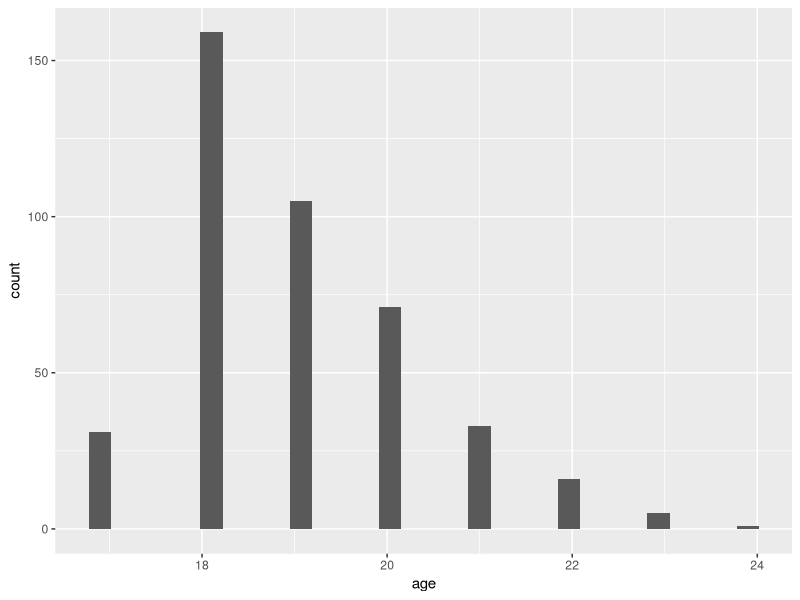
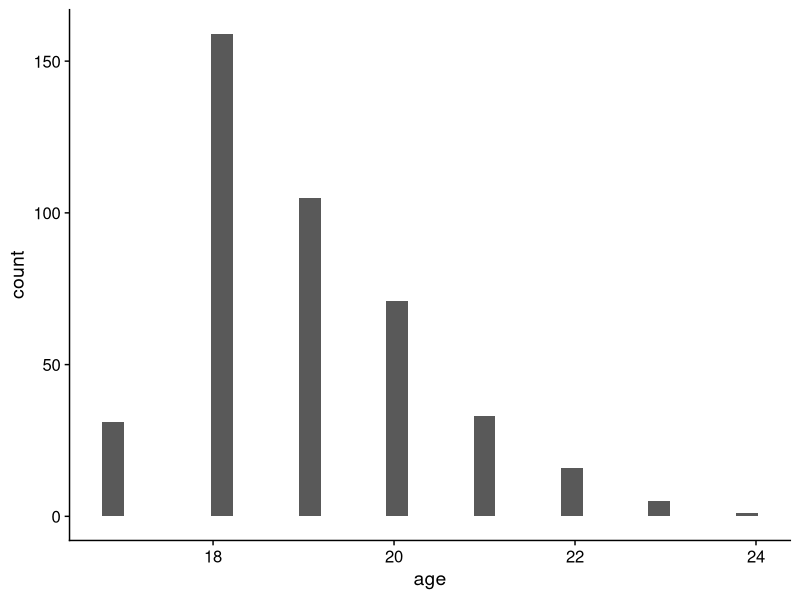
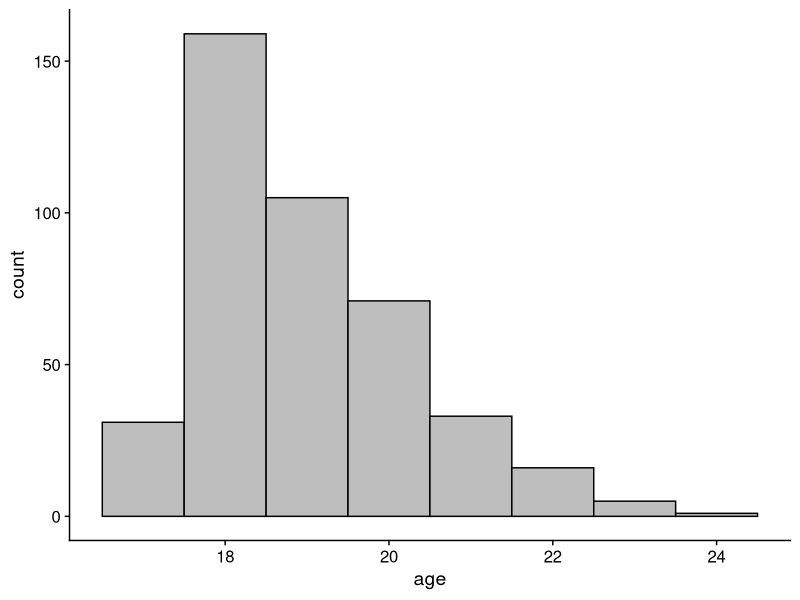
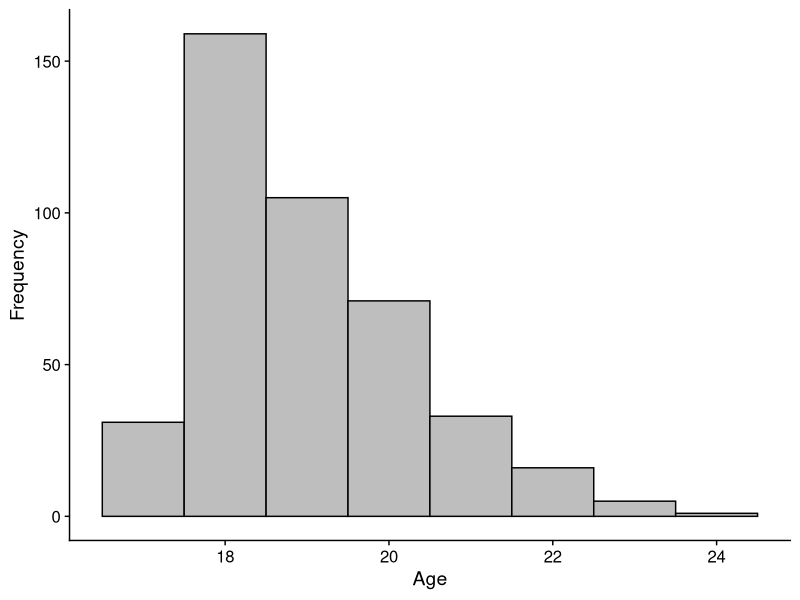
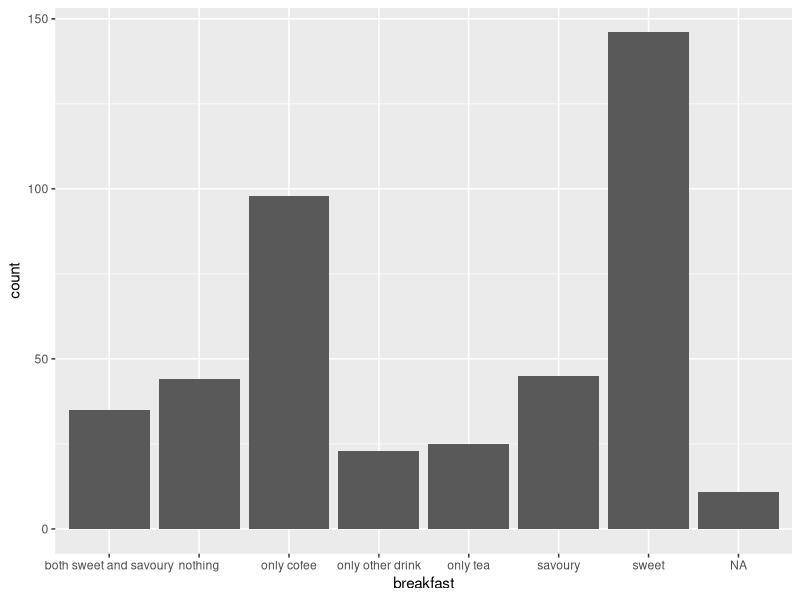
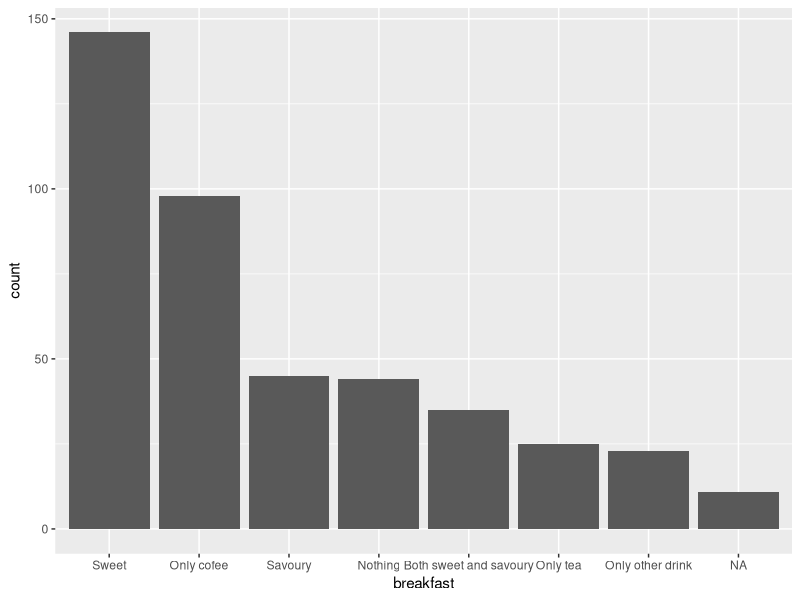
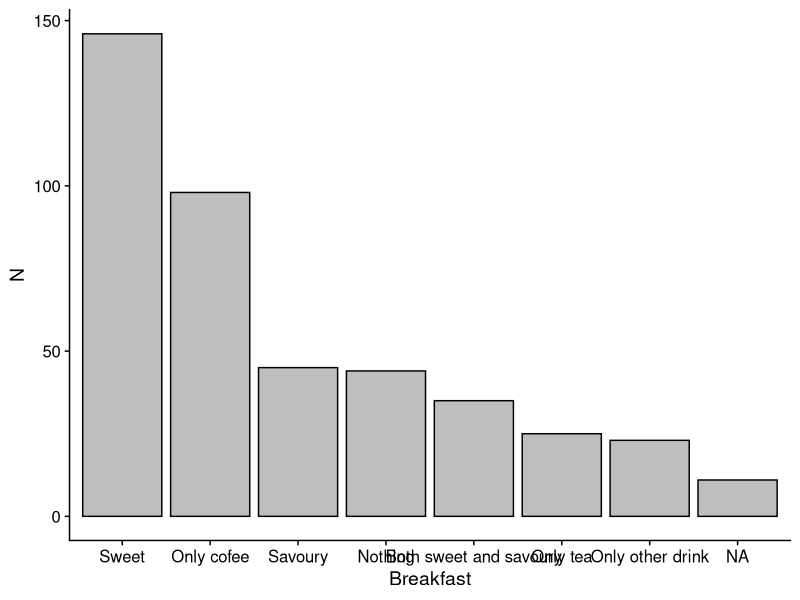
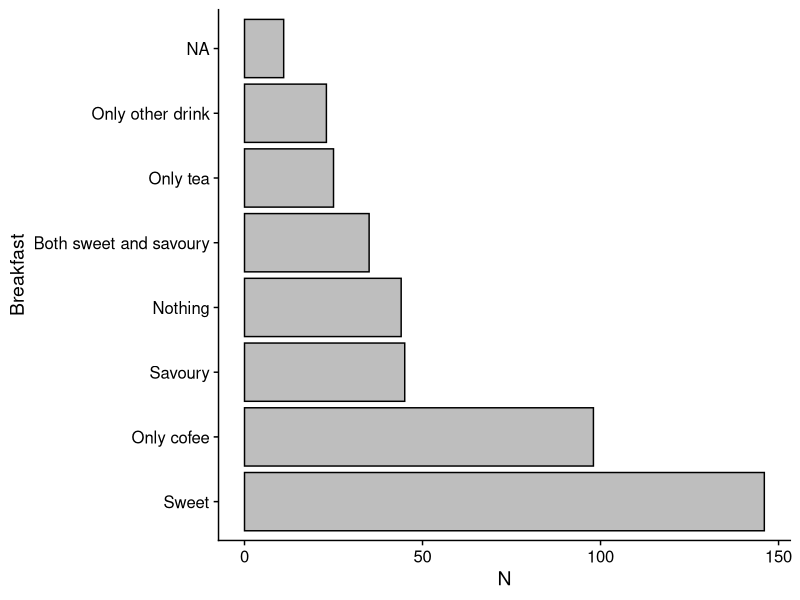

Reproduce these figures in R, in order.
## ---- chunk 1
set.seed(1)
library(tidyverse)
n <- 427
my_data <- tibble(id = replicate(n, paste(c(sample(LETTERS, 2, T), sample(0:9, 3)), collapse = "")),
                  age = round(abs(rnorm(n, 0, 2)) + 17.3),
                  breakfast = sample(c("sweet", "savoury", "only tea", "only cofee",
                                      "only other drink", "both sweet and savoury", "nothing"),
                                    n, replace = T, prob = c(.32, .14, .05, .21, .07, .11, .1)))
my_data[sample(n, 6), 2] <- NA
my_data[sample(n, 11), 3] <- NA
## ---- chunk 2
my_data %>% str()
## ---- chunk 3
my_data <- my_data %>%
  mutate(id = factor(id), breakfast = factor(breakfast))
my_data %>% str()
## ---- chunk 4
my_data %>% summary()
## ---- chunk 5
duplicated(c(1, 2, 5)) # unique -> all FALSE
duplicated(c(1, 2, 2)) # not unique -> some TRUE
## ---- chunk 6
my_data %>%
  mutate(id_check = duplicated(id)) %>%
  summary()
## ---- chunk 7
age_desc <- my_data %>%
  summarise(age_mean = mean(age),
            sd_age = sd(age),
            min_age = min(age),
            max_age = max(age),
            na_age = sum(is.na(age)))
age_desc
## ---- chunk 8
age_desc <- my_data %>%
  summarise(mean = mean(age, na.rm = T),
            sd = sd(age, na.rm = T),
            min = min(age, na.rm = T),
            max = max(age, na.rm = T),
            na = sum(is.na(age)))
age_desc
## ---- chunk 9
age_desc <- age_desc %>% 
  modify(round, 2)
age_desc
## ---- chunk 10
age_desc <- my_data %>%
  summarise(mean = mean(age, na.rm = T),
            sd = sd(age, na.rm = T),
            min = min(age, na.rm = T),
            max = max(age, na.rm = T),
            na = sum(is.na(age))) %>%
  modify(round, 2)
age_desc
## ---- chunk 11
brekky_desc <- my_data %>%
  group_by(breakfast) %>%
  summarise(n = n(),
            perc = n()/nrow(my_data) * 100,
            mean_age = mean(age, na.rm = T),
            sd_age = sd(age, na.rm = T)) %>%
  modify_if(is.numeric, round, 2)
brekky_desc
## ---- chunk 12
brekky_desc <- my_data %>%
  mutate(breakfast = fct_explicit_na(breakfast)) %>%
  group_by(breakfast) %>%
  summarise(n = n(),
            perc = n()/nrow(my_data) * 100,
            mean_age = mean(age, na.rm = T),
            sd_age = sd(age, na.rm = T)) %>%
  modify_if(is.numeric, round, 2)
brekky_desc
## ---- chunk 13
library(knitr)
brekky_desc %>% kable()
## ---- chunk 14
library(stringr)
str_to_sentence("some string we want to edit")
## ---- chunk 15
brekky_desc %>%
  mutate(breakfast = str_to_sentence(breakfast))
## ---- chunk 16
brekky_desc %>%
  mutate(breakfast = str_to_sentence(breakfast)) %>%
  kable(col.names = c("Breakfast", "*N*", "%", "*M*~age~", "*SD*~age~"),
        caption = "Table 1 *Descriptive statistics by breakfast*")
## ---- chunk 17
my_data %>% ggplot(aes(x = age)) + geom_histogram()
## ---- chunk 18
my_data %>% summary()
## ---- chunk 19
library(cowplot)
## ---- chunk 20
my_data %>% ggplot(aes(x = age)) + geom_histogram() + theme_cowplot()
## ---- chunk 21
my_data %>%
  ggplot(aes(x = age)) + geom_histogram(bins = 8, color = "black", fill = "grey") +
  theme_cowplot()
## ---- chunk 22
my_data %>%
  ggplot(aes(x = age)) + geom_histogram(bins = 8, color = "black", fill = "grey") +
  labs(x = "Age", y = "Frequency") + theme_cowplot()
## ---- chunk 23
my_data %>% ggplot(aes(x = breakfast)) + geom_bar()
## ---- chunk 24
my_data %>%
  pull(breakfast) %>%
  levels()
## ---- chunk 25
my_data %>%
  mutate(breakfast = str_to_sentence(breakfast),
         breakfast = fct_infreq(breakfast)) %>%
  ggplot(aes(x = breakfast)) +
  geom_bar()
## ---- chunk 26
my_data %>%
  mutate(breakfast = str_to_sentence(breakfast),
         breakfast = fct_infreq(breakfast)) %>%
  ggplot(aes(x = breakfast)) + geom_bar(color = "black", fill = "grey") +
  labs(x = "Breakfast", y = "N") + theme_cowplot()
## ---- chunk 27
my_data %>%
  mutate(breakfast = str_to_sentence(breakfast),
         breakfast = fct_infreq(breakfast)) %>%
  ggplot(aes(x = breakfast)) + geom_bar(color = "black", fill = "grey") +
  labs(x = "Breakfast", y = "N") + theme_cowplot() + coord_flip()
## ---- chunk 28
my_data %>%
  ggplot(aes(x = breakfast, y = age)) +
  geom_boxplot()
## ---- chunk 29
my_data %>%
  mutate(breakfast = str_to_sentence(breakfast),
         breakfast = fct_rev(breakfast)) %>%
  ggplot(aes(x = breakfast, y = age)) + geom_boxplot(color = "black", fill = "grey") +
  labs(x = "Breakfast", y = "Age") + theme_cowplot() + coord_flip()
## ---- chunk 30
brekky_desc %>%
  mutate(breakfast = str_to_sentence(breakfast)) %>%
  kable(col.names = c("Breakfast", "*N*", "%", "*M*~age~", "*SD*~age~"),
        caption = "Table 1 *Descriptive statistics by breakfast*")
